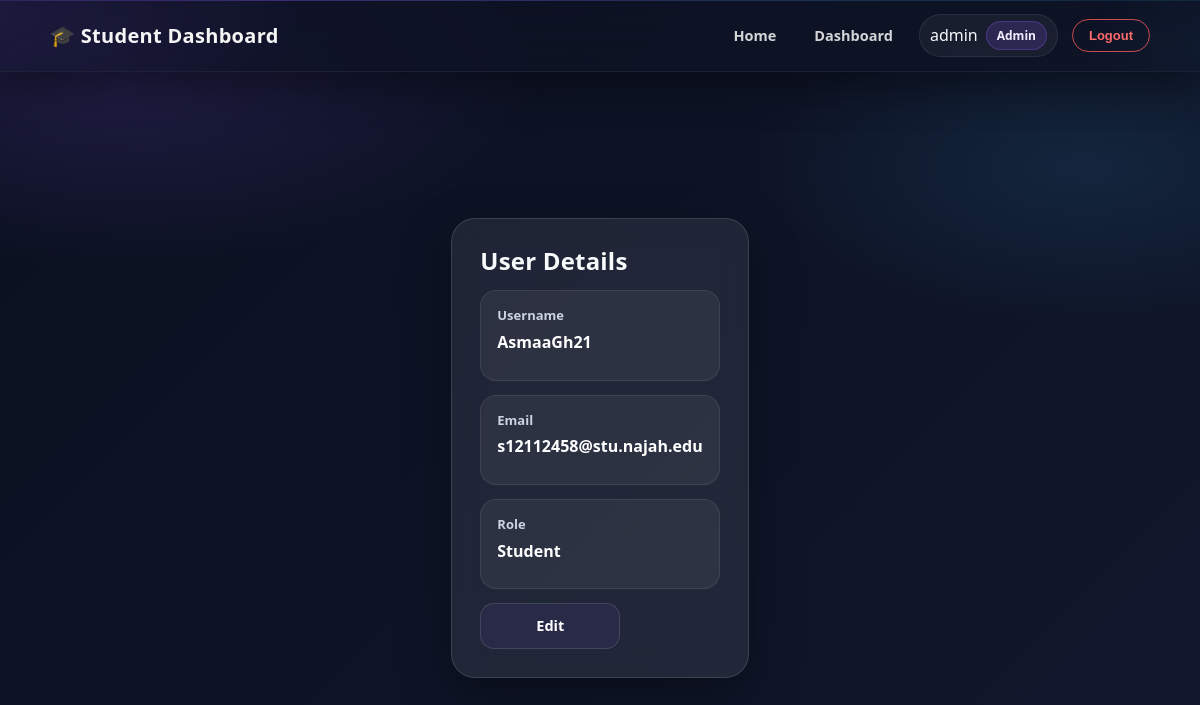
Screenshot of /users/6 (signed in) with the database file from the repository.
### app/models/user.py (models this page shows, shortened)
class User(db.Model, UserMixin):
    __tablename__ = "users"
    ROLE_ADMIN = "admin"
    ROLE_INSTRUCTOR = "instructor"
    ROLE_STUDENT = "student"
    ROLES = [ROLE_ADMIN, ROLE_INSTRUCTOR, ROLE_STUDENT]
    id = db.Column(db.Integer, primary_key=True)
    username = db.Column(db.String(80), nullable=False, unique=True, index=True)
    email = db.Column(db.String(120), nullable=False, unique=True, index=True)
    password_hash = db.Column(db.String(255), nullable=False)
    role = db.Column(db.String(20), nullable=False, default=ROLE_STUDENT)
    profile_picture = db.Column(db.String(255), nullable=True)
    @property
    def is_student(self):
        return self.role == self.ROLE_STUDENT

### app/routes/user_page_routes.py (the view)
@user_page_bp.route("/<int:user_id>")
@login_required
@admin_required
def user_details(user_id):
    user = get_user_by_id(user_id)
    if user is None:
        abort(404)
    return render_template("user_details.html", user=user)

### app/services/user_service.py (called while the page is built)
def get_user_by_id(user_id):
    return db.session.get(User, user_id)

### app/templates/user_details.html (shortened to what this page needs)
{% extends "base.html" %}
{% block content %}
<div class="home">
  <div class="glass-card">
    <h2>User Details</h2>
    <div class="detail-item">
      <span>Username</span>
      <p>{{ user.username }}</p>
    </div>
    <div class="detail-item">
      <span>Email</span>
      <p>{{ user.email }}</p>
    </div>
    <div class="detail-item">
      <span>Role</span>
      <p>{{ user.role|capitalize }}</p>
    </div>
    <a class="btn" href="{{ url_for('user_page_bp.edit_user', user_id=user.id) }}">Edit</a>
  </div>
</div>
{% endblock %}

### app/templates/base.html (shortened to what this page needs)
<!DOCTYPE html>
<html lang="en">
  <head>
    <link rel="stylesheet" href="{{ url_for('static', filename='style.css') }}" />
  </head>
  <body>
    <nav class="navbar">
      <div class="nav-container">
        <div class="logo">🎓 Student Dashboard</div>
        <div class="links">
          <a href="{{ url_for('main_bp.home') }}">Home</a>
          {% if current_user.is_authenticated %}
            {% if current_user.is_student %}
              <a href="{{ url_for('student_page_bp.my_courses') }}">My Courses</a>
            {% else %}
              <a href="{{ url_for('main_bp.dashboard') }}">Dashboard</a>
            {% endif %}
            <div class="user-mini-card">
              <span>{{ current_user.username }}</span>
              <span class="role-badge">{{ current_user.role|capitalize }}</span>
            </div>
            <form action="{{ url_for('auth_bp.logout') }}" method="POST" style="display: inline;">
              <button type="submit" class="logout-btn">Logout</button>
            </form>
          {% else %}
            <a href="{{ url_for('auth_bp.login') }}">Login</a>
            <a href="{{ url_for('auth_bp.register') }}" class="register-btn">Register</a>
          {% endif %}
        </div>
      </div>
    </nav>
    <main class="container">
      {% block content %}{% endblock %}
    </main>
  </body>
</html>

### rows the page displays
User: username "admin", role "Admin"
User: username "AsmaaGh21", email "s12112458@stu.najah.edu", role "Student"
